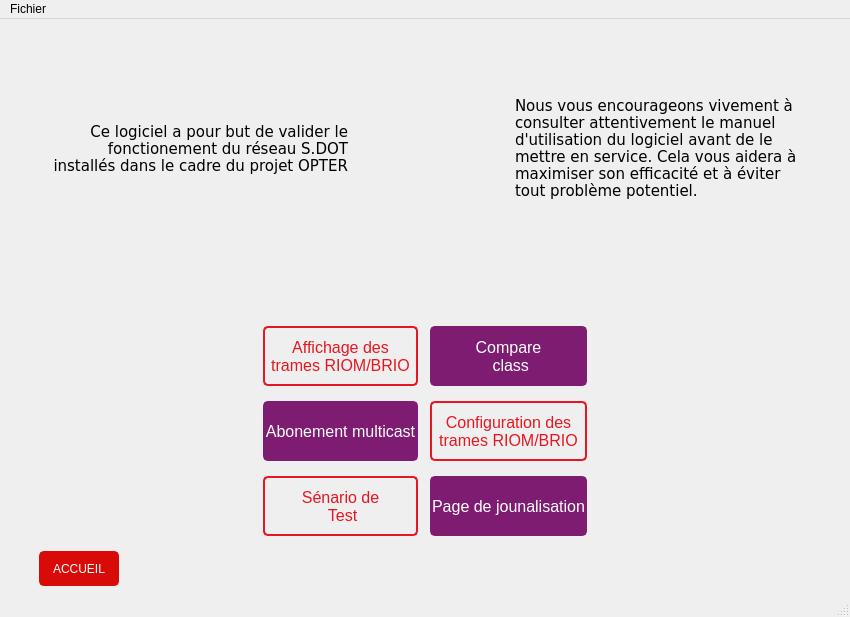
<?xml version="1.0" encoding="UTF-8"?>
<ui version="4.0">
 <class>MainWindow</class>
 <widget class="QMainWindow" name="MainWindow">
  <property name="geometry">
   <rect>
    <x>0</x>
    <y>0</y>
    <width>850</width>
    <height>617</height>
   </rect>
  </property>
  <property name="windowTitle">
   <string>MainWindow</string>
  </property>
  <widget class="QWidget" name="centralwidget">
   <layout class="QGridLayout" name="gridLayout_4">
    <item row="1" column="0">
     <spacer name="horizontalSpacer_4">
      <property name="orientation">
       <enum>Qt::Horizontal</enum>
      </property>
      <property name="sizeHint" stdset="0">
       <size>
        <width>40</width>
        <height>0</height>
       </size>
      </property>
     </spacer>
    </item>
    <item row="0" column="0">
     <widget class="QStackedWidget" name="stackedWidget">
      <property name="currentIndex">
       <number>0</number>
      </property>
      <widget class="QWidget" name="page">
       <layout class="QGridLayout" name="gridLayout_5">
        <item row="0" column="0">
         <layout class="QGridLayout" name="gridLayout">
          <item row="2" column="0">
           <spacer name="verticalSpacer">
            <property name="orientation">
             <enum>Qt::Vertical</enum>
            </property>
            <property name="sizeType">
             <enum>QSizePolicy::Maximum</enum>
            </property>
            <property name="sizeHint" stdset="0">
             <size>
              <width>20</width>
              <height>60</height>
             </size>
            </property>
           </spacer>
          </item>
          <item row="1" column="0">
           <layout class="QGridLayout" name="gridLayout_3">
            <item row="0" column="2">
             <spacer name="horizontalSpacer_8">
              <property name="orientation">
               <enum>Qt::Horizontal</enum>
              </property>
              <property name="sizeType">
               <enum>QSizePolicy::Fixed</enum>
              </property>
              <property name="sizeHint" stdset="0">
               <size>
                <width>250</width>
                <height>20</height>
               </size>
              </property>
             </spacer>
            </item>
            <item row="1" column="1">
             <widget class="QLabel" name="label_7">
              <property name="enabled">
               <bool>true</bool>
              </property>
              <property name="maximumSize">
               <size>
                <width>200</width>
                <height>100</height>
               </size>
              </property>
              <property name="font">
               <font>
                <pointsize>5</pointsize>
               </font>
              </property>
              <property name="pixmap">
               <pixmap>../img/Logo_SNCF_2011.svg.png</pixmap>
              </property>
              <property name="scaledContents">
               <bool>true</bool>
              </property>
              <property name="wordWrap">
               <bool>false</bool>
              </property>
             </widget>
            </item>
            <item row="2" column="0">
             <spacer name="horizontalSpacer_7">
              <property name="orientation">
               <enum>Qt::Horizontal</enum>
              </property>
              <property name="sizeType">
               <enum>QSizePolicy::Fixed</enum>
              </property>
              <property name="sizeHint" stdset="0">
               <size>
                <width>250</width>
                <height>20</height>
               </size>
              </property>
             </spacer>
            </item>
            <item row="1" column="0">
             <widget class="QLabel" name="label_8">
              <property name="enabled">
               <bool>true</bool>
              </property>
              <property name="font">
               <font>
                <family>Verdana</family>
                <pointsize>11</pointsize>
                <weight>50</weight>
                <bold>false</bold>
               </font>
              </property>
              <property name="styleSheet">
               <string notr="true">QLabel{
	margin-right:10px;
	margin-left:30px;
}</string>
              </property>
              <property name="text">
               <string>Ce logiciel a pour but de valider le fonctionement du réseau S.DOT installés dans le cadre du projet OPTER</string>
              </property>
              <property name="scaledContents">
               <bool>false</bool>
              </property>
              <property name="alignment">
               <set>Qt::AlignRight|Qt::AlignTrailing|Qt::AlignVCenter</set>
              </property>
              <property name="wordWrap">
               <bool>true</bool>
              </property>
              <property name="margin">
               <number>0</number>
              </property>
             </widget>
            </item>
            <item row="1" column="2">
             <widget class="QLabel" name="label_9">
              <property name="font">
               <font>
                <family>Verdana</family>
                <pointsize>11</pointsize>
               </font>
              </property>
              <property name="styleSheet">
               <string notr="true">QLabel{
	margin-right:30px;
	margin-left:10px;
}</string>
              </property>
              <property name="text">
               <string>Nous vous encourageons vivement à consulter attentivement le manuel d'utilisation du logiciel avant de le mettre en service. Cela vous aidera à maximiser son efficacité et à éviter tout problème potentiel.</string>
              </property>
              <property name="wordWrap">
               <bool>true</bool>
              </property>
              <property name="margin">
               <number>0</number>
              </property>
             </widget>
            </item>
           </layout>
          </item>
          <item row="3" column="0">
           <layout class="QGridLayout" name="gridLayout_2">
            <property name="horizontalSpacing">
             <number>12</number>
            </property>
            <property name="verticalSpacing">
             <number>15</number>
            </property>
            <item row="2" column="2">
             <widget class="QPushButton" name="bn_log">
              <property name="minimumSize">
               <size>
                <width>150</width>
                <height>50</height>
               </size>
              </property>
              <property name="maximumSize">
               <size>
                <width>200</width>
                <height>60</height>
               </size>
              </property>
              <property name="font">
               <font>
                <family>Segoe UI</family>
                <pointsize>12</pointsize>
               </font>
              </property>
              <property name="styleSheet">
               <string notr="true">QPushButton {
	border: 2px solid rgb(126,28,113);
	border-radius: 5px;	
	color:rgb(255,255,255);
	background-color: rgb(126,28,113);
}
QPushButton:hover {
	border: 2px solid rgb(0,143,150);
	background-color: rgb(0,143,150);
}
QPushButton:pressed {	
	border: 2px solid rgb(0,143,150);
	background-color: rgb(51,51,51);
}

QPushButton:disabled {	
	border-radius: 5px;	
	border: 2px solid rgb(112,112,112);
	background-color: rgb(112,112,112);
}</string>
              </property>
              <property name="text">
               <string>Page de jounalisation</string>
              </property>
             </widget>
            </item>
            <item row="0" column="0">
             <spacer name="horizontalSpacer">
              <property name="orientation">
               <enum>Qt::Horizontal</enum>
              </property>
              <property name="sizeHint" stdset="0">
               <size>
                <width>40</width>
                <height>20</height>
               </size>
              </property>
             </spacer>
            </item>
            <item row="0" column="1">
             <widget class="QPushButton" name="bn_riom_print">
              <property name="minimumSize">
               <size>
                <width>150</width>
                <height>50</height>
               </size>
              </property>
              <property name="maximumSize">
               <size>
                <width>200</width>
                <height>60</height>
               </size>
              </property>
              <property name="font">
               <font>
                <family>Segoe UI</family>
                <pointsize>12</pointsize>
               </font>
              </property>
              <property name="styleSheet">
               <string notr="true">QPushButton {
	border: 2px solid rgb(229,23,32);
	border-radius: 5px;	
	color:rgb(229,23,32);
	background-color: rgb(255,255,255,0);
}
QPushButton:hover {
	border: 2px solid rgb(0,143,150);
	background-color: rgb(0,143,150);
}
QPushButton:pressed {	
	border: 2px solid rgb(0,143,150);
	background-color: rgb(51,51,51);
}

QPushButton:disabled {	
	border-radius: 5px;	
	border: 2px solid rgb(112,112,112);
	background-color: rgb(112,112,112);
}</string>
              </property>
              <property name="text">
               <string>Affichage des
trames RIOM/BRIO</string>
              </property>
             </widget>
            </item>
            <item row="0" column="2">
             <widget class="QPushButton" name="bn_fusion">
              <property name="minimumSize">
               <size>
                <width>150</width>
                <height>60</height>
               </size>
              </property>
              <property name="maximumSize">
               <size>
                <width>200</width>
                <height>60</height>
               </size>
              </property>
              <property name="font">
               <font>
                <family>Segoe UI</family>
                <pointsize>12</pointsize>
               </font>
              </property>
              <property name="styleSheet">
               <string notr="true">QPushButton {
	border: 2px solid rgb(126,28,113);
	border-radius: 5px;	
	color:rgb(255,255,255);
	background-color: rgb(126,28,113);
}
QPushButton:hover {
	border: 2px solid rgb(0,143,150);
	background-color: rgb(0,143,150);
}
QPushButton:pressed {	
	border: 2px solid rgb(0,143,150);
	background-color: rgb(51,51,51);
}

QPushButton:disabled {	
	border-radius: 5px;	
	border: 2px solid rgb(112,112,112);
	background-color: rgb(112,112,112);
}</string>
              </property>
              <property name="text">
               <string>Compare
 class</string>
              </property>
              <property name="flat">
               <bool>false</bool>
              </property>
             </widget>
            </item>
            <item row="0" column="3">
             <spacer name="horizontalSpacer_2">
              <property name="orientation">
               <enum>Qt::Horizontal</enum>
              </property>
              <property name="sizeHint" stdset="0">
               <size>
                <width>40</width>
                <height>20</height>
               </size>
              </property>
             </spacer>
            </item>
            <item row="1" column="1">
             <widget class="QPushButton" name="bn_multicast">
              <property name="minimumSize">
               <size>
                <width>150</width>
                <height>50</height>
               </size>
              </property>
              <property name="maximumSize">
               <size>
                <width>200</width>
                <height>60</height>
               </size>
              </property>
              <property name="font">
               <font>
                <family>Segoe UI</family>
                <pointsize>12</pointsize>
               </font>
              </property>
              <property name="styleSheet">
               <string notr="true">QPushButton {
	border: 2px solid rgb(126,28,113);
	border-radius: 5px;	
	color:rgb(255,255,255);
	background-color: rgb(126,28,113);
}
QPushButton:hover {
	border: 2px solid rgb(0,143,150);
	background-color: rgb(0,143,150);
}
QPushButton:pressed {	
	border: 2px solid rgb(0,143,150);
	background-color: rgb(51,51,51);
}

QPushButton:disabled {	
	border-radius: 5px;	
	border: 2px solid rgb(112,112,112);
	background-color: rgb(112,112,112);
}</string>
              </property>
              <property name="text">
               <string>Abonement multicast</string>
              </property>
             </widget>
            </item>
            <item row="1" column="2">
             <widget class="QPushButton" name="bn_riom_config">
              <property name="enabled">
               <bool>true</bool>
              </property>
              <property name="minimumSize">
               <size>
                <width>150</width>
                <height>50</height>
               </size>
              </property>
              <property name="maximumSize">
               <size>
                <width>200</width>
                <height>60</height>
               </size>
              </property>
              <property name="font">
               <font>
                <family>Segoe UI</family>
                <pointsize>12</pointsize>
               </font>
              </property>
              <property name="styleSheet">
               <string notr="true">QPushButton {
	border: 2px solid rgb(229,23,32);
	border-radius: 5px;	
	color:rgb(229,23,32);
	background-color: rgb(255,255,255,0);
}
QPushButton:hover {
	border: 2px solid rgb(0,143,150);
	background-color: rgb(0,143,150);
}
QPushButton:pressed {	
	border: 2px solid rgb(0,143,150);
	background-color: rgb(51,51,51);
}

QPushButton:disabled {	
	border-radius: 5px;	
	border: 2px solid rgb(112,112,112);
	background-color: rgb(112,112,112);
}</string>
              </property>
              <property name="text">
               <string>Configuration des
trames RIOM/BRIO</string>
              </property>
             </widget>
            </item>
            <item row="2" column="1">
             <widget class="QPushButton" name="bn_senar">
              <property name="minimumSize">
               <size>
                <width>150</width>
                <height>50</height>
               </size>
              </property>
              <property name="maximumSize">
               <size>
                <width>200</width>
                <height>60</height>
               </size>
              </property>
              <property name="font">
               <font>
                <family>Segoe UI</family>
                <pointsize>12</pointsize>
               </font>
              </property>
              <property name="styleSheet">
               <string notr="true">QPushButton {
	border: 2px solid rgb(229,23,32);
	border-radius: 5px;	
	color:rgb(229,23,32);
	background-color: rgb(255,255,255,0);
}
QPushButton:hover {
	border: 2px solid rgb(0,143,150);
	background-color: rgb(0,143,150);
}
QPushButton:pressed {	
	border: 2px solid rgb(0,143,150);
	background-color: rgb(51,51,51);
}

QPushButton:disabled {	
	border-radius: 5px;	
	border: 2px solid rgb(112,112,112);
	background-color: rgb(112,112,112);
}</string>
              </property>
              <property name="text">
               <string>Sénario de 
 Test</string>
              </property>
             </widget>
            </item>
           </layout>
          </item>
         </layout>
        </item>
       </layout>
      </widget>
     </widget>
    </item>
    <item row="2" column="0">
     <layout class="QHBoxLayout" name="horizontalLayout_3">
      <property name="leftMargin">
       <number>30</number>
      </property>
      <property name="topMargin">
       <number>0</number>
      </property>
      <property name="rightMargin">
       <number>0</number>
      </property>
      <item>
       <widget class="QPushButton" name="bn_back">
        <property name="minimumSize">
         <size>
          <width>80</width>
          <height>35</height>
         </size>
        </property>
        <property name="maximumSize">
         <size>
          <width>80</width>
          <height>35</height>
         </size>
        </property>
        <property name="styleSheet">
         <string notr="true">QPushButton {
	border: 2px solid rgb(217,11,8);
	border-radius: 5px;	
	color:rgb(255,255,255);
	background-color: rgb(217,11,8);
}
QPushButton:hover {
	border: 2px solid rgb(0,143,150);
	background-color: rgb(0,143,150);
}
QPushButton:pressed {	
	border: 2px solid rgb(0,143,150);
	background-color: rgb(51,51,51);
}

QPushButton:disabled {	
	border-radius: 5px;	
	border: 2px solid rgb(112,112,112);
	background-color: rgb(112,112,112);
}</string>
        </property>
        <property name="text">
         <string>ACCUEIL</string>
        </property>
       </widget>
      </item>
      <item>
       <spacer name="horizontalSpacer_5">
        <property name="orientation">
         <enum>Qt::Horizontal</enum>
        </property>
        <property name="sizeHint" stdset="0">
         <size>
          <width>40</width>
          <height>20</height>
         </size>
        </property>
       </spacer>
      </item>
     </layout>
    </item>
   </layout>
  </widget>
  <widget class="QStatusBar" name="statusbar"/>
  <widget class="QMenuBar" name="menubar">
   <property name="enabled">
    <bool>true</bool>
   </property>
   <property name="geometry">
    <rect>
     <x>0</x>
     <y>0</y>
     <width>850</width>
     <height>20</height>
    </rect>
   </property>
   <widget class="QMenu" name="menusalut">
    <property name="title">
     <string>Fichier</string>
    </property>
    <addaction name="actionSeuil"/>
    <addaction name="separator"/>
    <addaction name="actionclose"/>
   </widget>
   <addaction name="menusalut"/>
  </widget>
  <action name="actionSeuil">
   <property name="text">
    <string>Paramètres</string>
   </property>
  </action>
  <action name="actionclose">
   <property name="text">
    <string>Quitter</string>
   </property>
  </action>
 </widget>
 <resources/>
 <connections>
  <connection>
   <sender>actionclose</sender>
   <signal>triggered()</signal>
   <receiver>MainWindow</receiver>
   <slot>close()</slot>
   <hints>
    <hint type="sourcelabel">
     <x>-1</x>
     <y>-1</y>
    </hint>
    <hint type="destinationlabel">
     <x>424</x>
     <y>297</y>
    </hint>
   </hints>
  </connection>
 </connections>
</ui>
